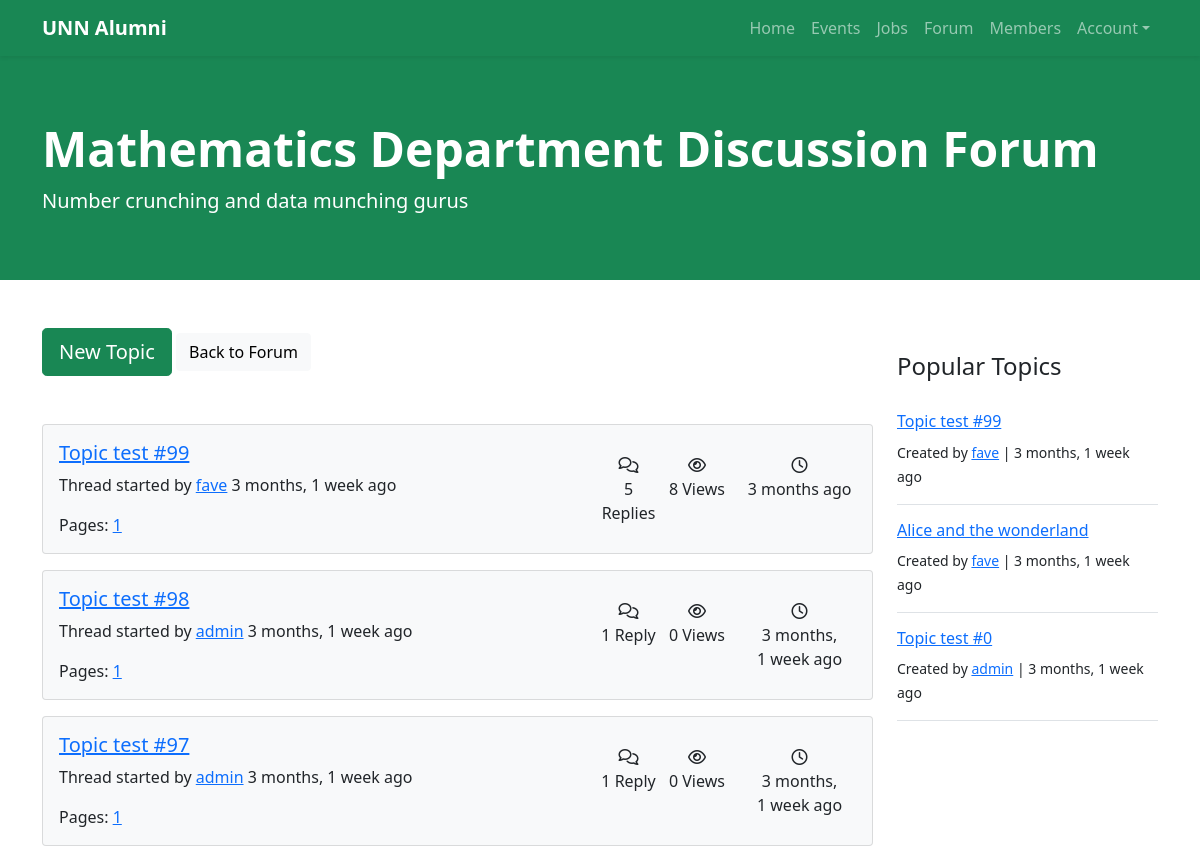
/forum/board/mathematics-department-discussion-forum/ (signed in, upper part), run on an earlier commit of the app's database.
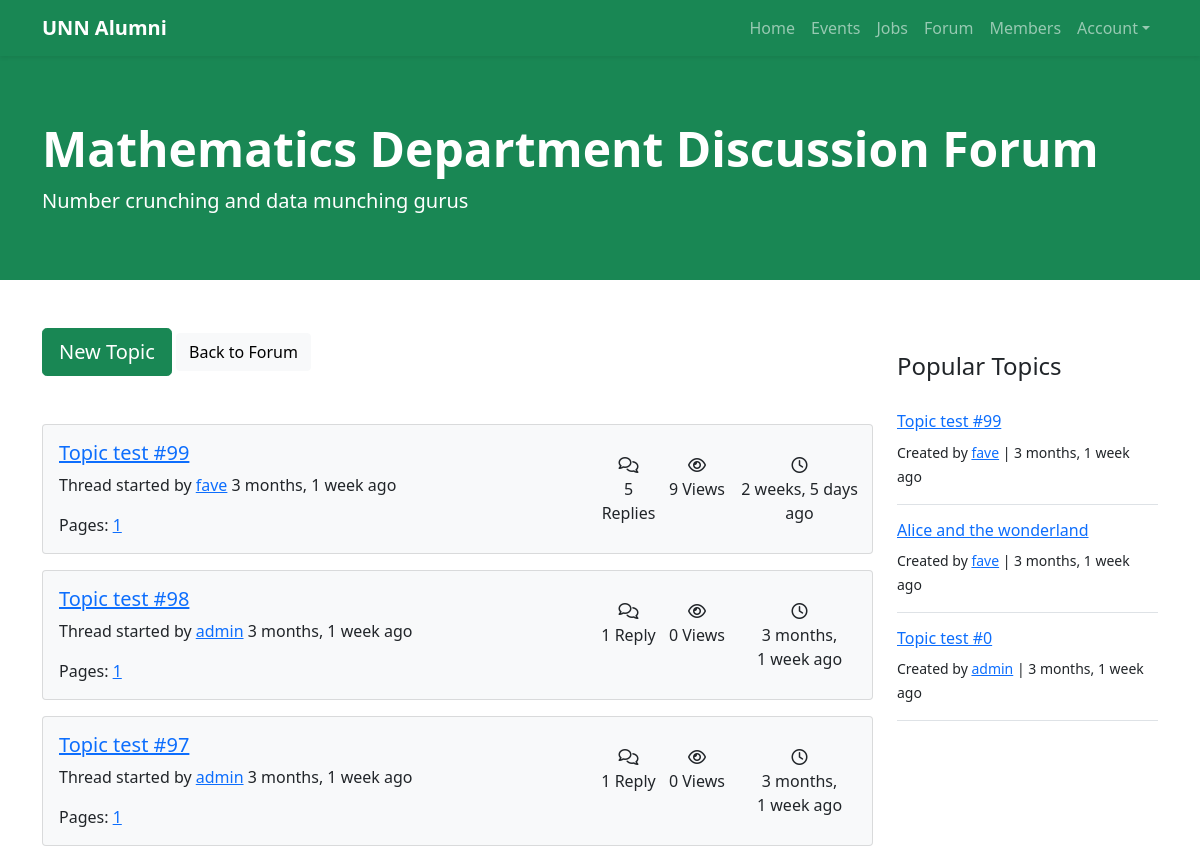
And on a later commit of the database.
### forum/models.py (models this page shows, shortened)
class Topic(models.Model):
    title = models.CharField(max_length=255)
    body = models.TextField(max_length=4000)
    board = models.ForeignKey(
        Board, related_name='topics', on_delete=models.CASCADE)
    author = models.ForeignKey(
        User, related_name='topics', on_delete=models.CASCADE)
    views = models.PositiveIntegerField(default=0)
    created = models.DateTimeField(auto_now_add=True)
    updated = models.DateTimeField(auto_now=True)
    def get_page_count(self):
        count = self.replies.count()
        pages = count / 20
        return math.ceil(pages)
    def has_many_pages(self, count=None):
        if count is None:
            count = self.get_page_count()
        return count > 6
    def get_page_range(self):
        count = self.get_page_count()
        if self.has_many_pages(count):
            return range(1, 5)
        return range(1, count + 1)

### forum/views.py (the view)
# urls.py: path('board/<slug:slug>/', views.board, name='board'),
@login_required
def board(request, slug):
    board = get_object_or_404(Board, slug=slug)
    topics = board.topics.order_by(
        '-created').annotate(replies_count=Count('replies'))
    topics = mk_paginator(request, topics, 20)
    popular_topics = board.topics.order_by('-views')[:3]
    session_key = 'viewed_board_{}'.format(board.pk)
    if not request.session.get(session_key, False):
        board.views += 1
        board.save()
        request.session[session_key] = True
    return render(request, 'board.html', {'board': board, 'topics': topics, 'popular_topics': popular_topics})

### forum/views.py (called while the page is built)
def mk_paginator(request, items, num_items):
    paginator = Paginator(items, num_items)
    page = request.GET.get('page', 1)
    try:
        items = paginator.page(page)
    except PageNotAnInteger:
        items = paginator.page(1)
    except EmptyPage:
        items = paginator.page(paginator.num_pages)
    return items

### templates/board.html (shortened to what this page needs)
{% extends "base.html" %}
{% load humanize %}
{% block content %}
<header class="bg-success py-5">
    <div class="container">
        <div class="row">
            <div class="col-lg-12">
                <div class="my-3 text-start text-white">
                    <h1 class="display-5 fw-bolder">{{ board.name }}</h1>
                    <p class="lead">{{ board.description }}</p>
                </div>
            </div>
        </div>
    </div>
</header>
<section class="py-5">
    <div class="container">
        <div class="row">
            <div class="col-lg-9 mb-3">
                <a class="btn btn-lg btn-success mb-5" href="{% url 'new_topic' board.pk %}">New Topic</a>
                <a class="btn btn-light mb-5" href="{% url 'forum' %}">Back to Forum</a>
                {% for topic in topics %}
                {% url 'topic' board.pk topic.pk as topic_url %}
                    <div class="card p-3 mb-3 bg-light">
                        <div class="row align-items-center">
                            <div class="col-md-8 mb-3 mb-sm-0">
                                <h5> <a href="{{ topic_url }}">{{ topic.title }}</a> </h5>
                                <p> Thread started by <a href="{{ topic.author.get_absolute_url }}">{{ topic.author.username }}</a> {{ topic.created|naturaltime }} </p>
                                {% if topic.get_page_count > 0 %}
                                <div>
                                    Pages:
                                    {% for i in topic.get_page_range %}
                                    <a class="me-2" href="{{ topic_url }}?page={{ i }}">{{ i }}</a>
                                    {% endfor %}
                                </div>
                                {% endif %}
                            </div>
                            <div class="col-md-4">
                                <div class="row text-center">
                                    <div class="col-3 px-1">
                                        <i class="fa-regular fa-comments"></i>
                                        <span class="d-block ">{{ topic.replies.count }} Repl{{ topic.replies.count|pluralize:"y,ies" }}</span>
                                    </div>
                                    <div class="col-3 px-1">
                                        <i class="fa-regular fa-eye"></i>
                                        <span class="d-block ">{{ topic.views }} View{{ topic.views|pluralize }}</span>
                                    </div>
                                    <div class="col-6 px-1">
                                        <i class="fa-regular fa-clock"></i>
                                        <span class="d-block ">{{ topic.updated|naturaltime }}</span>
                                    </div>
                                </div>
                            </div>
                        </div>
                    </div>
                {% empty %}
                <p>No topic yet.</p>
                {% endfor %}
            </div>
            <div class="col-lg-3 mb-4">
                <div class="mb-3">
                    <h4 class="py-4"> Popular Topics </h4>
                    {% if popular_topics %}
                    {% for topic in popular_topics %}
                    <div class="pb-3 mb-3 border-bottom">
                        <h6> <a href="{% url 'topic' board.pk topic.pk %}">{{ topic.title }}</a> </h6>
                        <small>Created by <a href="{{ topic.author.get_absolute_url }}">{{ topic.author.username }}</a> | {{ topic.created|naturaltime }}</small>
                    </div>
                    {% endfor %}
                    {% else %}
                    <p>No topic yet.</p>
                    {% endif %}
                </div>
            </div>
        </div>
    </div>
</section>
{% endblock content %}

What changed in the data, as far as the page shows it:
changed Topic "Topic test #99": views "8" → "9"; updated "3 months ago" → "2 weeks, 5 days ago"
